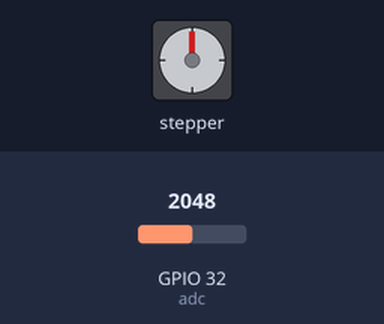
A program run on a simulated ESP32 board running MicroPython. On the bench: stepper motor. Inputs (shaded band) come from the test bench; at power-on: GPIO 32 (adc) = 2048 (analog values on the 0–4095 scale). WiFi joins after 1.5 s; the clock reads 2024-03-15 10:24:30 at power-on unless the program sets it; the stepper is drawn at 2048 steps a turn; what the program prints to the serial console is not drawn.

Above: at 0.05 s.
Timing chart, 0 to 3.0 s (numbered marks = the images above):
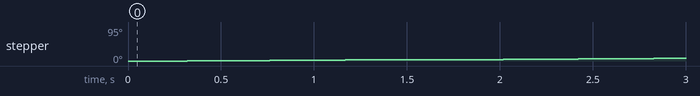

The program:

main.py
```python
import machine, network
import uasyncio as asyncio
import utime as time
from uasyncio.synchro import Lock
from ntptime import settime

wlan = network.WLAN(network.STA_IF)
wlan.active(True)
wlan.connect('FibreOP730', '24F2M3ATYNGY4M34')

loop = asyncio.get_event_loop()

async def setTime():
    while True:
        print("time is unset")
        try:
            settime() #No timezones, we use UTC.
        except IndexError:
            await asyncio.sleep(5) #Wait 5 seconds and try again
        else:
            print("time is", *time.localtime())
            break
loop.create_task(setTime())

hourOffset=3

async def setLights():
    t = time.localtime(time.time())[3]+hourOffset
    if 20 > t and t > 8:
        pass
    else:
        pass
    await asyncio.sleep(60*15) #15 minutes

loop.create_task(setLights())


from machine import ADC
adc = ADC(machine.Pin(32))
adc.atten(ADC.ATTN_6DB)

adcLock = Lock()

async def monitorPh():
    while True:
        await adcLock.acquire()
        samples=[]
        for i in range(0,9):
            samples.append(adc.read())
            await asyncio.sleep(0.1)
        sample=sum(samples)/10
        value = (sample/4095)*100

        print("ph =", value, "%")
        adcLock.release()
        await asyncio.sleep(5)

loop.create_task(monitorPh())

async def monitorEc():
    while True:
        await adcLock.acquire()
        adcLock.release()
        await asyncio.sleep(20*60)
loop.create_task(monitorEc())

p0 = machine.Pin(25, machine.Pin.OUT)
p1 = machine.Pin(26, machine.Pin.OUT)
p2 = machine.Pin(27, machine.Pin.OUT)
p3 = machine.Pin(14, machine.Pin.OUT)
p0.off()
p1.off()
p2.off()
p3.off()

rpmTarget=0.2
stepsPerRotation=4076*2 #An approximate value, double because of microstepping
sleepTime=60/rpmTarget/stepsPerRotation

states = (
    (1,0,0,0),
    (1,1,0,0),
    (0,1,0,0),
    (0,1,1,0),
    (0,0,1,0),
    (0,0,1,1),
    (0,0,0,1),
    (1,0,0,1),
)

async def runStepper():
    while True:
        for state in states:
            await asyncio.sleep(sleepTime)
            p0.value(state[0])
            p1.value(state[1])
            p2.value(state[2])
            p3.value(state[3])

loop.create_task(runStepper())

import gc
gc.threshold(gc.mem_free() // 4 + gc.mem_alloc())
async def collectGarbage():
    gc.collect()
    await asyncio.sleep(60*5)

loop.create_task(collectGarbage())

loop.run_forever()
```
